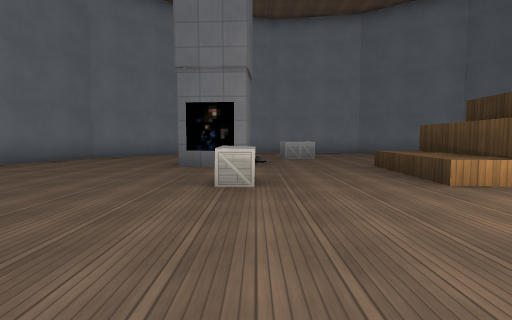
view 1 (above)

12 first-person views from a walk through a level from a Godot 3-D game. The camera is 1.2 m above the floor, tilts 4° down and sees 80° across. The floor is counted in squares, 2 m on a side. Each view is taken from the middle of a square. On the plan, view 1 faces up. The plan holds only what a view shows up to about 9 squares ahead; the rest is blank. The place goes on beyond the plan. Characters and animated objects are not drawn. Some surface patterns are stand-ins.

view 2
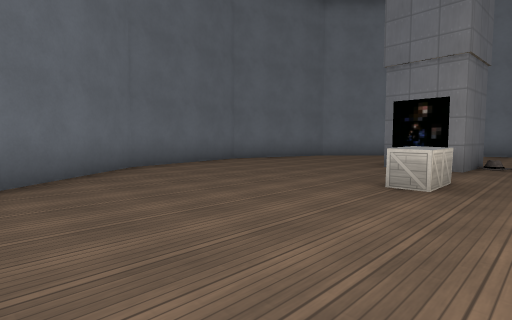

view 3
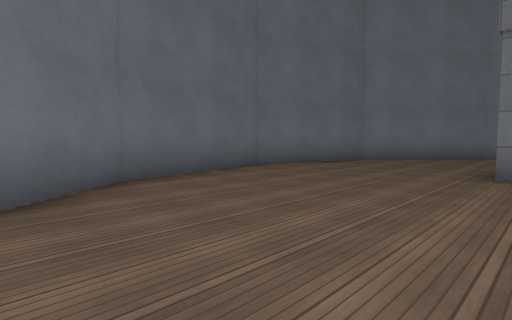

view 4
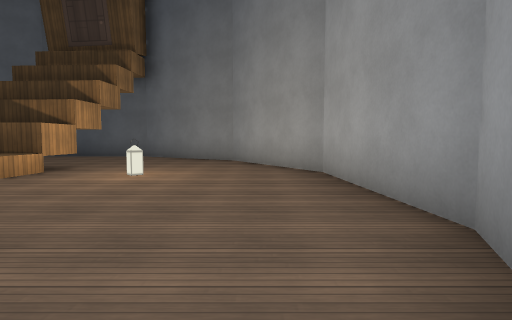

view 5
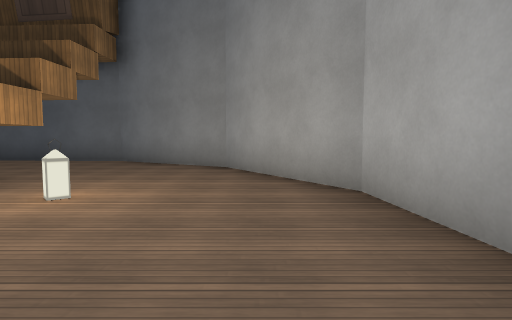

view 6
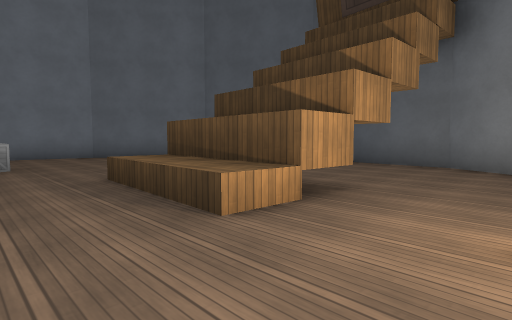

view 7
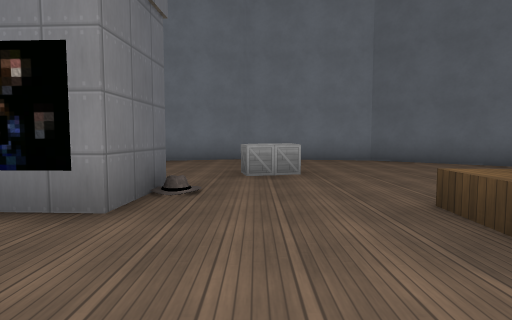

view 8
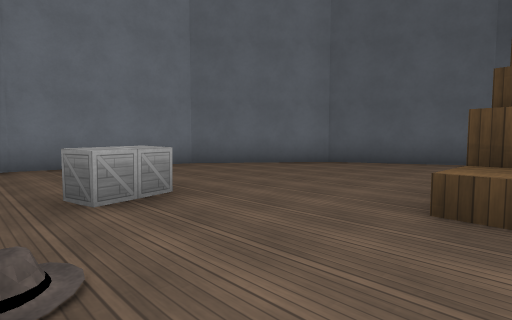

view 9
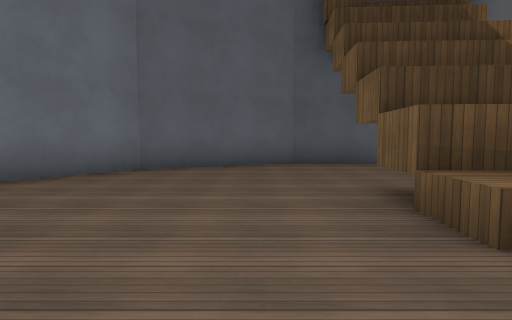

view 10
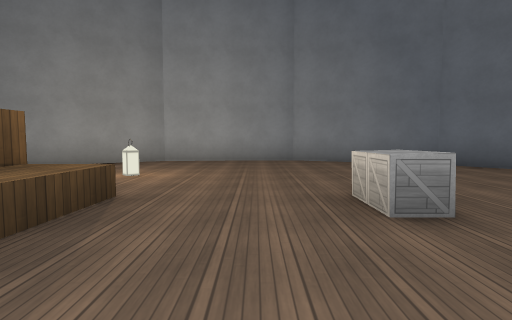

view 11
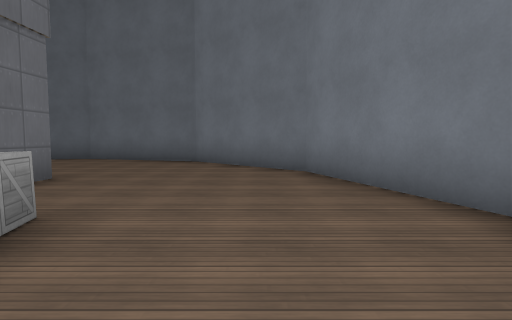

view 12
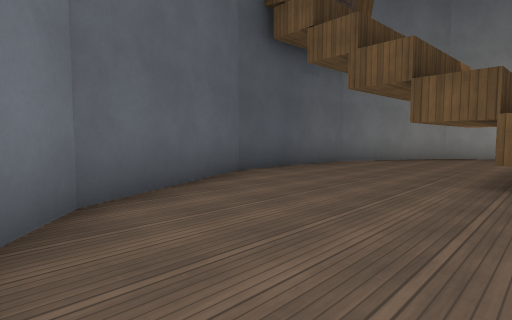

### Floor plan
Key: @ floor where view 1 was taken; # wall or solid block; . floor; D closed door; ^ raised ledge; O other object.
Columns run from 6 left of view 1 to 9 right of it. Each row starts with its distance up from view 1.
 13     ########
 12   ###......##
 11  ##.........##
 10 ##....D......##
  9 #.....DO......#
  8 #....#........##
  7 #.....#........#
  6 #....O...^##...#
  5 #........^##...#
  4 #.....O..^##...#
  3 #.............##
  2 ##.......O....#
  1  ##..........##
  0   ##..@.....##
 -1    ###....###
 -2      ######

Where each view was taken, in squares from view 1:
view 1: 0 up, 0 right, facing up
view 2: 0 up, 1 right, facing up-left
view 3: 1 up, 1 left, facing up-left
view 4: 0 up, 2 left, facing right
view 5: 0 up, 0 right, facing right
view 6: 2 up, 1 right, facing up-right
view 7: 4 up, 1 right, facing up
view 8: 6 up, 0 right, facing up-right
view 9: 8 up, 1 right, facing right
view 10: 7 up, 1 right, facing down
view 11: 11 up, 3 right, facing left
view 12: 11 up, 4 right, facing down-right
